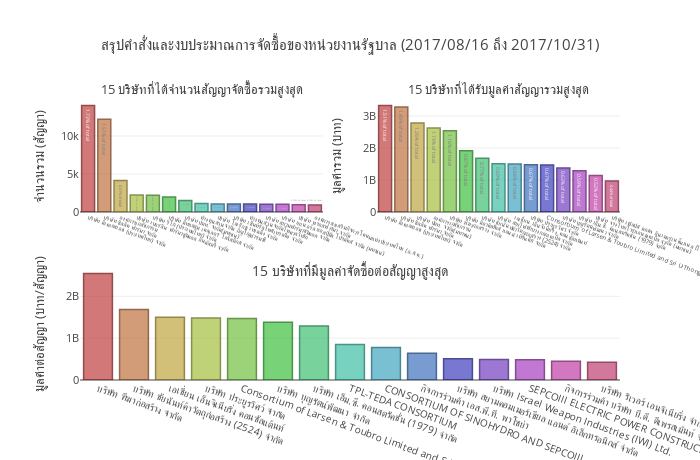

The code cell stored with this chart in its notebook:
### Code cell
start_date = govSpendCntrct['contrct_date'].min().strftime('%Y/%m/%d')
end_date = govSpendCntrct['contrct_date'].max().strftime('%Y/%m/%d')

count_total = count_contrct.sum()
sum_total = sum_contrct.sum()

count_contrct = count_contrct[:15]
sum_contrct = sum_contrct[:15]
costPerContrct = costPerContrct[:15]

marker = dict(color='rgb(158,202,225)',
              line=dict(color='rgb(8,48,107)',width=1.5),
             )

# if would like rainbow color
barcolors = ['hsl('+str(h)+',50%'+',50%)' for h in range(0, 360, int(360/count_contrct.shape[0]))]
edgescolors = ['hsl('+str(h)+',100%'+',20%)' for h in range(0, 360, int(360/count_contrct.shape[0]))]
marker = dict(color=barcolors,
              line=dict(color=edgescolors,width=1.5),
             )

trace_count = Bar(
                x=count_contrct.index,
                y=count_contrct['contrct_price'],
                text=['%.2f%% of total' % percent[0] for percent in (count_contrct/count_total*100).values],
                marker=marker,
                opacity=0.7,
                name='count'
                )
trace_sum = Bar(
                x=sum_contrct.index,
                y=sum_contrct['contrct_price'],
                text=['%.2f%% of total' % percent[0] for percent in (sum_contrct/sum_total*100).values],
                marker=marker,
                opacity=0.7,
                name='sum value'
                )
trace_avg = Bar(
                x=costPerContrct.index,
                y=costPerContrct['contrct_price'],
                marker=marker,
                opacity=0.7,
                name='per contract'
                )

fig = tools.make_subplots(rows=2, cols=2, specs=[[{}, {}], [{'colspan': 2}, None]], 
                          vertical_spacing=0.2,
                          subplot_titles=('15 บริษัทที่ได้จำนวนสัญญาจัดซื้อรวมสูงสุด',
                                          '15 บริษัทที่ได้รับมูลค่าสัญญารวมสูงสุด',
                                          '15 บริษัทที่มีมูลค่าจัดซื้อต่อสัญญาสูงสุด'))

fig.append_trace(trace_count, 1, 1)
fig.append_trace(trace_sum, 1, 2)
fig.append_trace(trace_avg, 2, 1)

fig['layout'].update(height=460, width=700, 
                     title='สรุปคำสั่งและงบประมาณการจัดซื้อของหน่วยงานรัฐบาล ({} ถึง {})'.format(start_date, end_date), 
                     showlegend=False, plot_bgcolor='rgb(256,256,256)',
                     font=dict(size=11)
                    )

fig['layout']['annotations'][0]['font'].update(size=13)
fig['layout']['annotations'][1]['font'].update(size=13)
fig['layout']['annotations'][2]['font'].update(size=14)

fig['layout']['yaxis1'].update(title='จำนวนรวม (สัญญา)')
fig['layout']['yaxis2'].update(title='มูลค่ารวม (บาท)')
fig['layout']['yaxis3'].update(title='มูลค่าต่อสัญญา (บาท/สัญญา)')

fig['layout']['xaxis1'].update(showticklabels=True,tickfont=dict(size=6),tickangle=20)
fig['layout']['xaxis2'].update(showticklabels=True,tickfont=dict(size=6),tickangle=20)
fig['layout']['xaxis3'].update(showticklabels=True,tickfont=dict(size=10),tickangle=20)

fig['layout']['annotations'][2]['y'] = 0.35

py.iplot(fig)
# py.plot(fig, filename='summaryByCompany.html')

### Figure 1 — Plotly figure (JSON) as saved in the notebook; plotly's stock layout.template omitted (floating-point values rounded to 4 significant figures)
{"data": [{"marker": {"color": ["hsl(0,50%,50%)", "hsl(24,50%,50%)", "hsl(48,50%,50%)", "hsl(72,50%,50%)", "hsl(96,50%,50%)", "hsl(120,50%,50%)", "hsl(144,50%,50%)", "hsl(168,50%,50%)", "hsl(192,50%,50%)", "hsl(216,50%,50%)", "hsl(240,50%,50%)", "hsl(264,50%,50%)", "hsl(288,50%,50%)", "hsl(312,50%,50%)", "hsl(336,50%,50%)"], "line": {"color": ["hsl(0,100%,20%)", "hsl(24,100%,20%)", "hsl(48,100%,20%)", "hsl(72,100%,20%)", "hsl(96,100%,20%)", "hsl(120,100%,20%)", "hsl(144,100%,20%)", "hsl(168,100%,20%)", "hsl(192,100%,20%)", "hsl(216,100%,20%)", "hsl(240,100%,20%)", "hsl(264,100%,20%)", "hsl(288,100%,20%)", "hsl(312,100%,20%)", "hsl(336,100%,20%)"], "width": 1.5}}, "name": "count", "opacity": 0.7, "text": ["1.73% of total", "1.51% of total", "0.51% of total", "0.27% of total", "0.27% of total", "0.24% of total", "0.19% of total", "0.14% of total", "0.13% of total", "0.13% of total", "0.13% of total", "0.12% of total", "0.12% of total", "0.12% of total", "0.12% of total"], "type": "bar", "x": ["บริษัท ดีเคเอสเอช (ประเทศไทย) จำกัด", "บริษัท ซิลลิค ฟาร์มา จำกัด", "องค์การเภสัชกรรม", "บริษัท เบอร์ลิน ฟาร์มาซูติคอล อินดัสตรี้ จำกัด", "บริษัท ริโก้ (ประเทศไทย) จำกัด", "บริษัท ดีทแฮล์ม เคลเลอร์ โลจิสติกส์ จำกัด", "บริษัท ปตท. จำกัด(มหาชน)", "ห้างหุ้นส่วนจำกัด ภิญโญฟาร์มาซี", "บริษัท โอเร็กซ์ เทรดดิ้ง จำกัด", "บริษัท เซ็นทรัลโพลีเทรดดิ้ง จำกัด", "ห้างหุ้นส่วนจำกัดไพศาลวิทยา", "บริษัท สยามฟาร์มาซูติคอล จำกัด", "บริษัท เยเนอรัล ฮอสปิตัล โปรดัคส์ จำกัด (มหาชน)", "บริษัท พรอสฟาร์มา จำกัด", "องค์การส่งเสริมกิจการโคนมแห่งประเทศไทย (อ.ส.ค.)"], "xaxis": "x1", "y": [13993, 12203, 4139, 2223, 2219, 1966, 1527, 1128, 1055, 1054, 1039, 1009, 1007, 949, 932], "yaxis": "y1"}, {"marker": {"color": ["hsl(0,50%,50%)", "hsl(24,50%,50%)", "hsl(48,50%,50%)", "hsl(72,50%,50%)", "hsl(96,50%,50%)", "hsl(120,50%,50%)", "hsl(144,50%,50%)", "hsl(168,50%,50%)", "hsl(192,50%,50%)", "hsl(216,50%,50%)", "hsl(240,50%,50%)", "hsl(264,50%,50%)", "hsl(288,50%,50%)", "hsl(312,50%,50%)", "hsl(336,50%,50%)"], "line": {"color": ["hsl(0,100%,20%)", "hsl(24,100%,20%)", "hsl(48,100%,20%)", "hsl(72,100%,20%)", "hsl(96,100%,20%)", "hsl(120,100%,20%)", "hsl(144,100%,20%)", "hsl(168,100%,20%)", "hsl(192,100%,20%)", "hsl(216,100%,20%)", "hsl(240,100%,20%)", "hsl(264,100%,20%)", "hsl(288,100%,20%)", "hsl(312,100%,20%)", "hsl(336,100%,20%)"], "width": 1.5}}, "name": "sum value", "opacity": 0.7, "text": ["1.51% of total", "1.49% of total", "1.26% of total", "1.19% of total", "1.16% of total", "0.87% of total", "0.77% of total", "0.69% of total", "0.68% of total", "0.67% of total", "0.67% of total", "0.63% of total", "0.59% of total", "0.52% of total", "0.44% of total"], "type": "bar", "x": ["บริษัท ดีเคเอสเอช (ประเทศไทย) จำกัด", "บริษัท ซิลลิค ฟาร์มา จำกัด", "บริษัท ปตท. จำกัด(มหาชน)", "องค์การเภสัชกรรม", "บริษัท ฑีฆาก่อสร้าง จำกัด", "บริษัท ดิอาคิเท็คส์ แอนด์ เทิร์นคีย์ จำกัด", "บริษัท ชัยนันท์ค้าวัตถุก่อสร้าง (2524) จำกัด", "บริษัท สายไฟฟ้าบางกอกเคเบิ้ล จำกัด", "เอเชี่ยน เอ็นจิเนียริ่ง คอนซัลแต้นท์", "บริษัท ประยูรวิศว์ จำกัด", "Consortium of Larsen & Toubro Limited and Sri U-Thong Limited", "บริษัท บุญรัตน์พัฒนา จำกัด", "บริษัท เอ็ม.ซี. คอนสตรัคชั่น (1979) จำกัด", "บริษัท จรุงไทยไวร์แอนด์เคเบิ้ล จำกัด (มหาชน)", "บริษัท เฟ้ลปส์ ดอด์จ อินเตอร์เนชั่นแนล (ไทยแลนด์) จำกัด"], "xaxis": "x2", "y": [3328000000.0, 3284000000.0, 2783000000.0, 2627000000.0, 2543000000, 1919300000, 1684477000, 1508517295, 1501959568, 1481700000, 1471533706, 1378600000, 1289728000, 1145000000.0, 971300000.0], "yaxis": "y2"}, {"marker": {"color": ["hsl(0,50%,50%)", "hsl(24,50%,50%)", "hsl(48,50%,50%)", "hsl(72,50%,50%)", "hsl(96,50%,50%)", "hsl(120,50%,50%)", "hsl(144,50%,50%)", "hsl(168,50%,50%)", "hsl(192,50%,50%)", "hsl(216,50%,50%)", "hsl(240,50%,50%)", "hsl(264,50%,50%)", "hsl(288,50%,50%)", "hsl(312,50%,50%)", "hsl(336,50%,50%)"], "line": {"color": ["hsl(0,100%,20%)", "hsl(24,100%,20%)", "hsl(48,100%,20%)", "hsl(72,100%,20%)", "hsl(96,100%,20%)", "hsl(120,100%,20%)", "hsl(144,100%,20%)", "hsl(168,100%,20%)", "hsl(192,100%,20%)", "hsl(216,100%,20%)", "hsl(240,100%,20%)", "hsl(264,100%,20%)", "hsl(288,100%,20%)", "hsl(312,100%,20%)", "hsl(336,100%,20%)"], "width": 1.5}}, "name": "per contract", "opacity": 0.7, "type": "bar", "x": ["บริษัท ฑีฆาก่อสร้าง จำกัด", "บริษัท ชัยนันท์ค้าวัตถุก่อสร้าง (2524) จำกัด", "เอเชี่ยน เอ็นจิเนียริ่ง คอนซัลแต้นท์", "บริษัท ประยูรวิศว์ จำกัด", "Consortium of Larsen & Toubro Limited and Sri U-Thong Limited", "บริษัท บุญรัตน์พัฒนา จำกัด", "บริษัท เอ็ม.ซี. คอนสตรัคชั่น (1979) จำกัด", "TPL-TEDA CONSORTIUM", "CONSORTIUM OF SINOHYDRO AND SEPCOIII", "กิจการร่วมค้า เอส.พี.ที. พาโซย่า", "บริษัท สยามคอมเมอร์เชียล แอนด์ อิเล็กทรอนิกส์ จำกัด", "บริษัท Israel Weapon Industries (IWI) Ltd.", "SEPCOIII ELECTRIC POWER CONSTRUCTION CORPORATION", "กิจการร่วมค้า บริษัท บี.ดี. ดีเพรสเม้นท์ จำกัด", "บริษัท ริเวอร์ เอนจิเนียริ่ง จำกัด"], "xaxis": "x3", "y": [2543000000, 1684477000, 1501959568, 1481700000, 1471533706, 1378600000, 1289728000, 851300000.0, 774900000.0, 637600000, 509960000, 490980000, 482700000.0, 449000000, 422600000], "yaxis": "y3"}], "layout": {"annotations": [{"font": {"size": 13}, "showarrow": false, "text": "15 บริษัทที่ได้จำนวนสัญญาจัดซื้อรวมสูงสุด", "x": 0.225, "xanchor": "center", "xref": "paper", "y": 1, "yanchor": "bottom", "yref": "paper"}, {"font": {"size": 13}, "showarrow": false, "text": "15 บริษัทที่ได้รับมูลค่าสัญญารวมสูงสุด", "x": 0.775, "xanchor": "center", "xref": "paper", "y": 1, "yanchor": "bottom", "yref": "paper"}, {"font": {"size": 14}, "showarrow": false, "text": "15 บริษัทที่มีมูลค่าจัดซื้อต่อสัญญาสูงสุด", "x": 0.5, "xanchor": "center", "xref": "paper", "y": 0.35, "yanchor": "bottom", "yref": "paper"}], "font": {"size": 11}, "height": 460, "plot_bgcolor": "rgb(256,256,256)", "showlegend": false, "title": "สรุปคำสั่งและงบประมาณการจัดซื้อของหน่วยงานรัฐบาล (2017/08/16 ถึง 2017/10/31)", "width": 700, "xaxis1": {"anchor": "y1", "domain": [0, 0.45], "showticklabels": true, "tickangle": 20, "tickfont": {"size": 6}}, "xaxis2": {"anchor": "y2", "domain": [0.55, 1], "showticklabels": true, "tickangle": 20, "tickfont": {"size": 6}}, "xaxis3": {"anchor": "y3", "domain": [0, 1], "showticklabels": true, "tickangle": 20, "tickfont": {"size": 10}}, "yaxis1": {"anchor": "x1", "domain": [0.6, 1], "title": "จำนวนรวม (สัญญา)"}, "yaxis2": {"anchor": "x2", "domain": [0.6, 1], "title": "มูลค่ารวม (บาท)"}, "yaxis3": {"anchor": "x3", "domain": [0, 0.4], "title": "มูลค่าต่อสัญญา (บาท/สัญญา)"}}}
